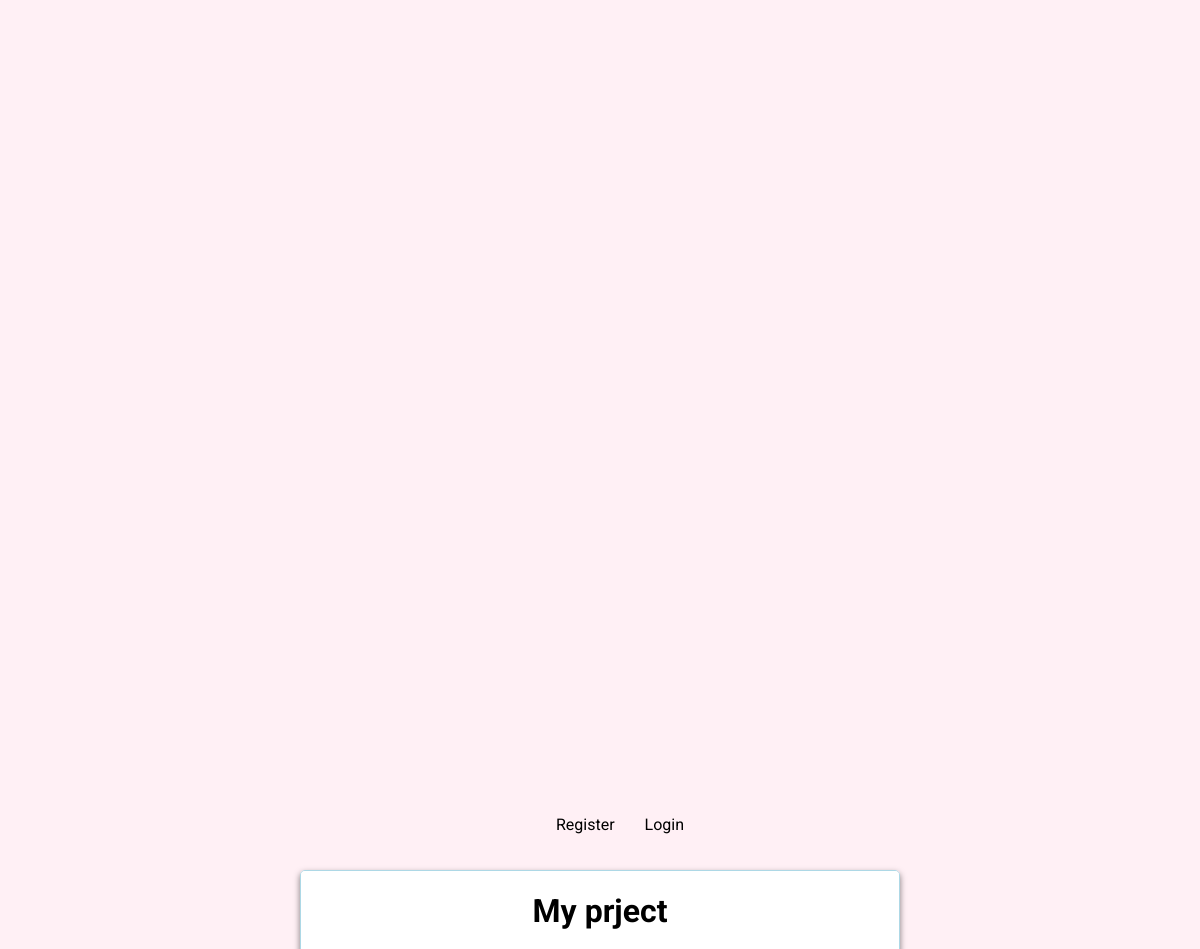
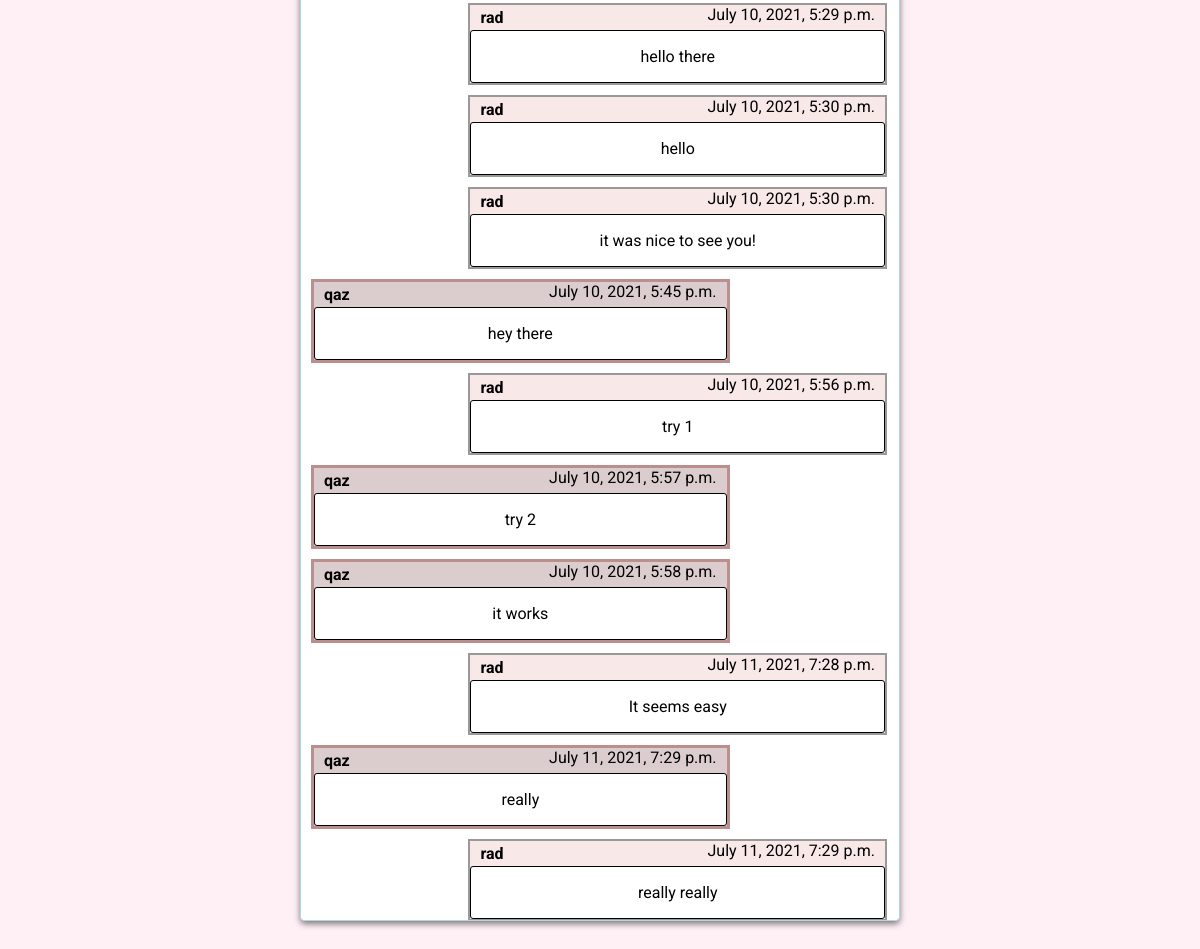
Page /chat/qaz (signed in) on the committed database (2 pictures, top to bottom).
### chatapp/models.py (models this page shows)
class Message(models.Model):
    sender = models.CharField(max_length=100)
    receiver = models.CharField(max_length=100)
    message = models.CharField(max_length=1200)
    timestamp = models.DateTimeField(auto_now_add=True)
    is_read = models.BooleanField(default=False)
    def __str__(self):
        return self.message
    class Meta:
        ordering = ('timestamp',)

### chatapp/views.py (the view)
# urls.py: path('chat/<str:username>', views.chat, name='chat'),
def chat(request, username):
    if request.user.is_authenticated:
        user = request.user.username
        recived = Message.objects.filter(receiver=user)
        msg = Message.objects.filter(receiver=username)
        data = recived | msg
        msg_data = data.distinct().order_by('timestamp')
        print(msg_data)
        print(recived)
        print(msg)
        return render(request, 'chatapp/index.html', {
            'user': user,
            'reciver': username,
            'messages': msg_data,
        })

### chatapp/templates/chatapp/index.html (shortened to what this page needs)
{% extends 'chatapp/base.html' %}
{% block body %}
<div class="container">
    <h1> My prject</h1>
    {% for recived in messages %}
    {% if  reciver in recived.sender%}
    <div class="msg left">
        <h4>{{reciver}}</h4>
        <span>{{recived.timestamp}}</span>
        <div class="message">
            <p>{{recived}}</p>
        </div>
    </div>
    {% endif %}
    {% if user in recived.sender %}
    <div class="msg rigth">
        <h4>{{user}}</h4>
        <span>{{recived.timestamp}}</span>
        <div class="message">
            <p>{{recived}}</p>
        </div>
    </div>
    {% endif %}
    {% endfor %}
</div>
{% endblock %}

### chatapp/templates/chatapp/base.html (shortened to what this page needs)
<!DOCTYPE html>
<html lang="en">
<head>
    {% load static %}
    <link rel="stylesheet" href="https://cdnjs.cloudflare.com/ajax/libs/font-awesome/5.15.3/css/all.min.css" />
    <link rel="stylesheet" href="{% static 'chatapp/style.css' %}">
    <link rel="stylesheet" href="{% static 'chatapp/register.css' %}">
</head>
<body>
    <ul id="btn">
        {% if user.is_authenticated %}
            <li><a href="{% url 'home' %}" class="current">Home</a></li>
            <li><a href="{% url 'logout_user' %}">Logout</a></li>
        {% else %}
            <li><a href="{% url 'register' %}">Register</a></li>
            <li><a href="{% url 'login_user' %}">Login</a></li>
        {% endif %}
    </ul>
 {% block body %}
 {% endblock %}
</body>
</html>

### chatapp/static/chatapp/style.css (style rules this page uses)
* { box-sizing: border-box; }
body { background-color: lavenderblush; font-family: 'Roboto', sans-serif; display: flex; flex-direction: column; align-items: center; justify-content: center; height: 100vh; margin: 0; }
.container { background-color: #fff; text-align: center; margin: 20px 40px; width: 600px; height: 1000px; border: lightblue solid 1px; border-radius: 5px; box-shadow: 0 3px 6px rgba(0, 0, 0, 0.5); position: relative; }
.msg { background-color: royalblue; justify-content: center; width: 70%; border: #999 solid 2px; margin: 10px; position: relative; }
.msg.left { background-color: rgb(219, 205, 205); justify-content: center; margin-right: 30%; border: rosybrown solid 3px; }
.msg.rigth { background-color: rgb(248, 232, 232); justify-content: center; margin-left: 28%; }
.msg h4 { position: absolute; top: -18px; left: 10px; }
.msg span { position: absolute; top: 0; right: 10px; }
.message { margin-top: 25px; border: #000 solid 1px; border-radius: 3px; background-color: #fff; text-align: center; }
#btn { display: flex; list-style-type: none; align-items: center; justify-content: center; }
a { color: #000; text-decoration: none; padding: 7px 15px; transition: all 0.3s ease-in-out; }

### chatapp/templates/chatapp/index.html (style rules this page uses)
.container { overflow-y: auto; }

### rows in the picture
Message: timestamp "July 10, 2021, 5:29 p.m.", message "hello there"
Message: timestamp "July 10, 2021, 5:30 p.m.", message "hello"
Message: timestamp "July 10, 2021, 5:30 p.m.", message "it was nice to see you!"
Message: sender "qaz", timestamp "July 10, 2021, 5:45 p.m.", message "hey there"
Message: timestamp "July 10, 2021, 5:56 p.m.", message "try 1"
Message: sender "qaz", timestamp "July 10, 2021, 5:57 p.m.", message "try 2"
Message: sender "qaz", timestamp "July 10, 2021, 5:58 p.m.", message "it works"
Message: timestamp "July 11, 2021, 7:28 p.m.", message "It seems easy"
Message: sender "qaz", timestamp "July 11, 2021, 7:29 p.m.", message "really"
Message: timestamp "July 11, 2021, 7:29 p.m.", message "really really"

### other values in the picture
{{ user }} "rad"
